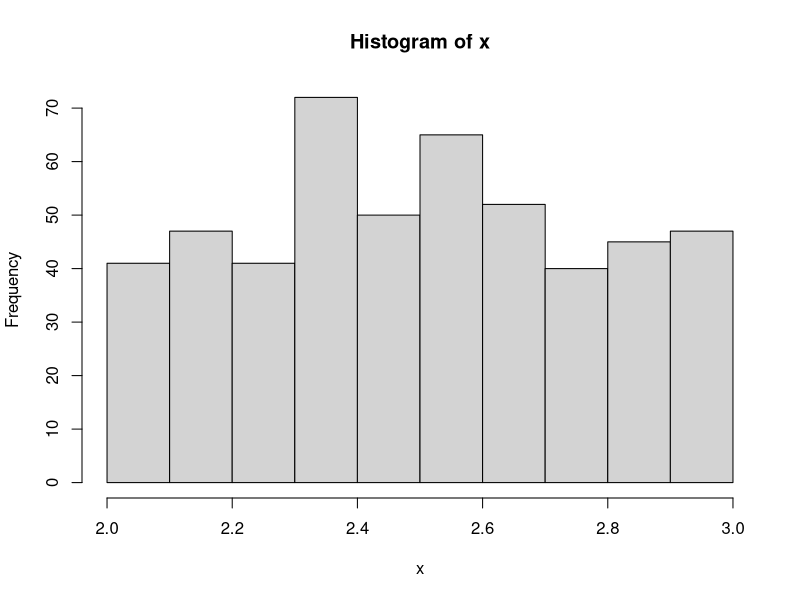
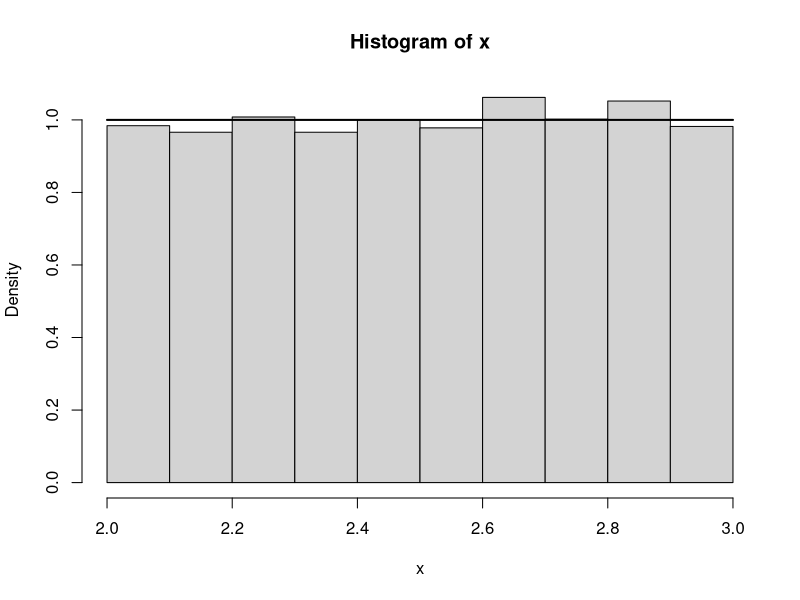
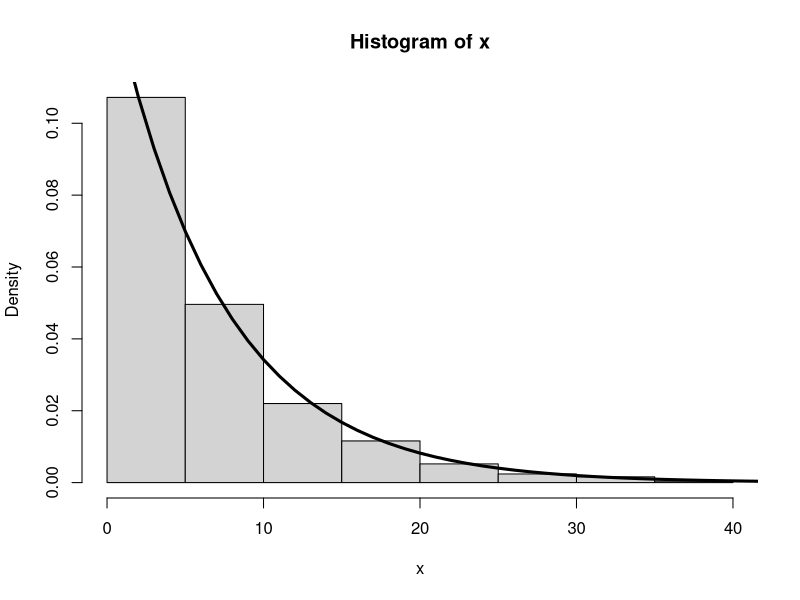
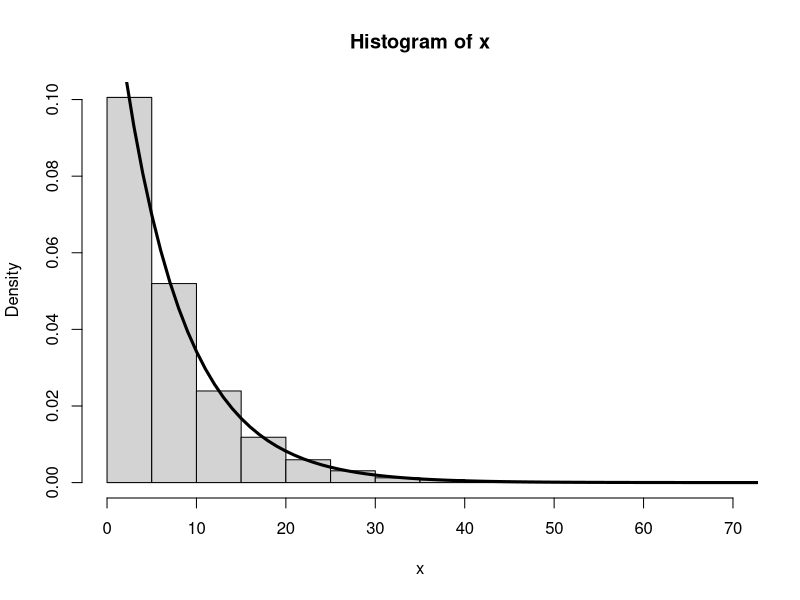
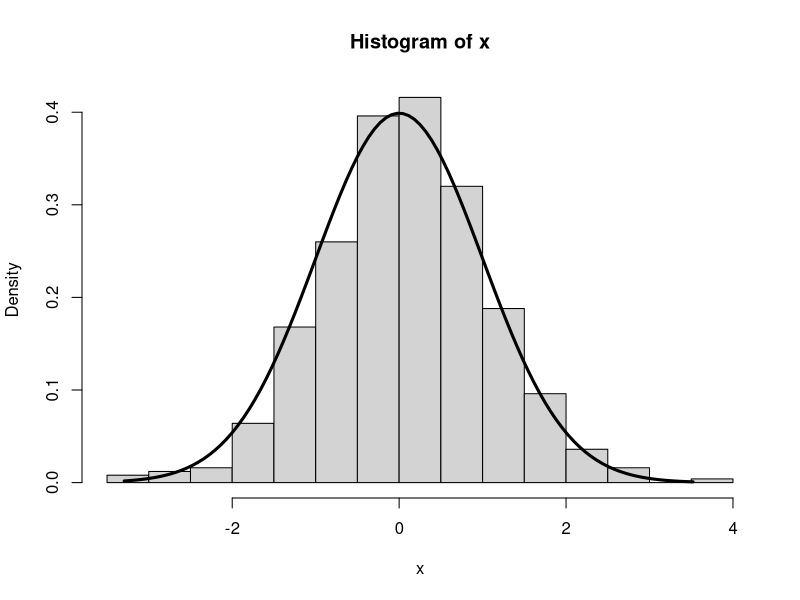
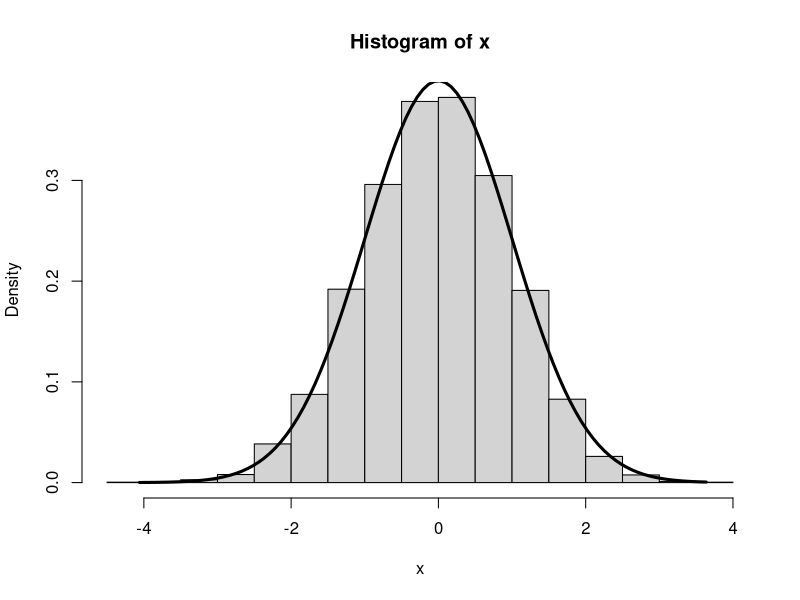

The R source for these figures, in order:
# task 32
x <- runif(500, min=2, max=3)
hist(x)

x <- runif(5000, min=2, max=3)
hist(x, probability=T)
curve(dunif(x, min=2, max=3), from=2, to=3, add=T, lwd=2)

# task 33
x <- rexp(500, rate=1/7)
hist(x, probability=T)
curve(dexp(x, rate=1/7), from=0, to=100, add=T, lwd=3)

x <- rexp(5000, rate=1/7)
hist(x, probability=T)
curve(dexp(x, rate=1/7), from=0, to=100, add=T, lwd=3)

# task 34
x <- rnorm(500, mean=0, sd=1)
hist(x, probability=T)
curve(dnorm(x, mean=0, sd=1), from=min(x), to=max(x), add=T, lwd=3)


x <- rnorm(5000, mean=0, sd=1)
hist(x, probability=T)
curve(dnorm(x, mean=0, sd=1), from=min(x), to=max(x), add=T, lwd=3)

# task 35
punif(250, min=248, max=255)

qunif(0.05, 248, 255)

# task 36
1 - pexp(10, 1/10)
pexp(11, 1/10) - pexp(7, 1/10)
qexp(0.03, 1/10)

# task 37
1 - pnorm(51, 41, 5)
pnorm(50, 41, 5) - pnorm(45, 41, 5)
qnorm(0.99, 41, 5)

# task 38
x <- rnorm(5000, 252, 3)
sum(x >= 250) / length(x)

1 - pnorm(250, 252, 3)

